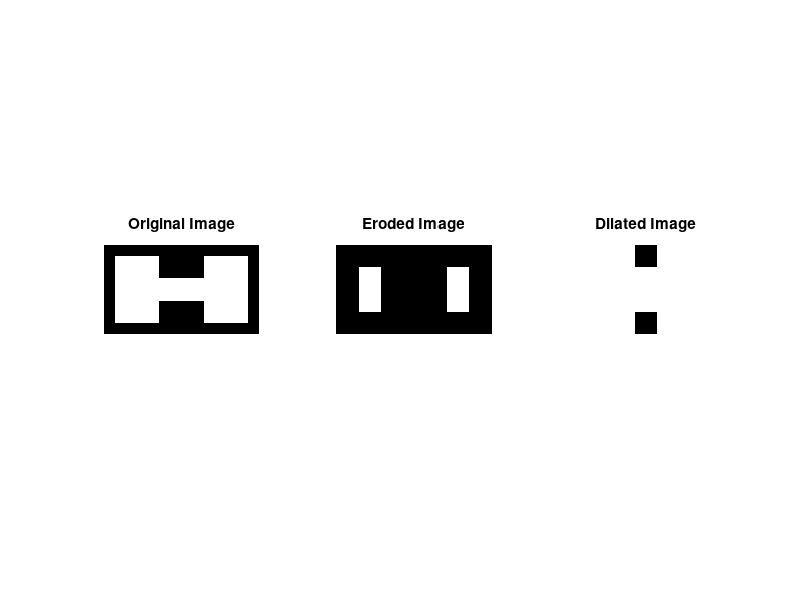

Recreate this plot in MATLAB.
% Erosion and Dilation

close all;
clear all;
clc;

disp('530_SHIBU');
w = [0 0 0 0 0 0 0 0 0 0 0 0 0 0;0 1 1 1 1 0 0 0 0 1 1 1 1 0;0 1 1 1 1 0 0 0 0 1 1 1 1 0;0 1 1 1 1 1 1 1 1 1 1 1 1 0;0 1 1 1 1 1 1 1 1 1 1 1 1 0;0 1 1 1 1 0 0 0 0 1 1 1 1 0;0 1 1 1 1 0 0 0 0 1 1 1 1 0;0 0 0 0 0 0 0 0 0 0 0 0 0 0];
disp(w);
se1= strel('square',3);
disp(se1);
IM1 = imerode(w,se1);
IM2 = imdilate(w,se1);
 
subplot(1,3,1);
imshow(w);
title('Original Image');
 
subplot(1,3,2);
imshow(IM1);
title('Eroded Image');
 
subplot(1,3,3);
imshow(IM2);
title('Dilated Image');
